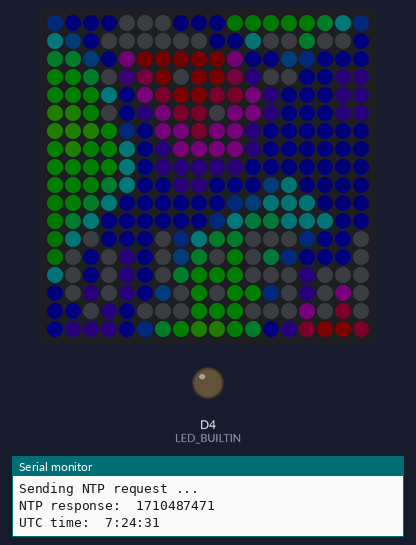
Bench run of a sketch on a simulated ESP8266 (NodeMCU). On the bench: 18×18 RGB LED matrix (first LED top left, wired row by row), output pins drawn as LEDs (lit = HIGH, except the on-board LED, lit = LOW), the last lines printed to the serial monitor. Dim RGB values are drawn brighter than linear; WiFi joins after 1.5 s; servers stay silent unless stated; random numbers use the default seed unless the sketch sets one; not simulated (calls return 0 or success): wifiCredentials.h.

Above: at 1.88 s.
At 11.2 s:
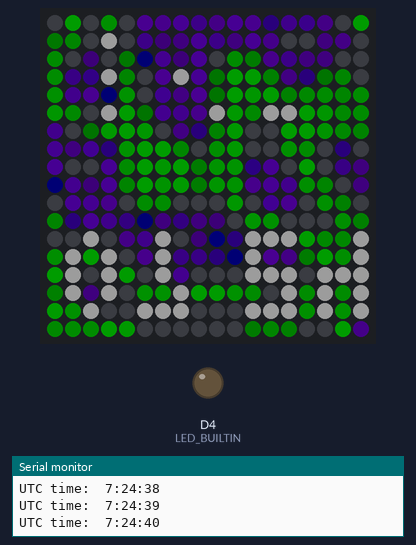
At 20.84 s:
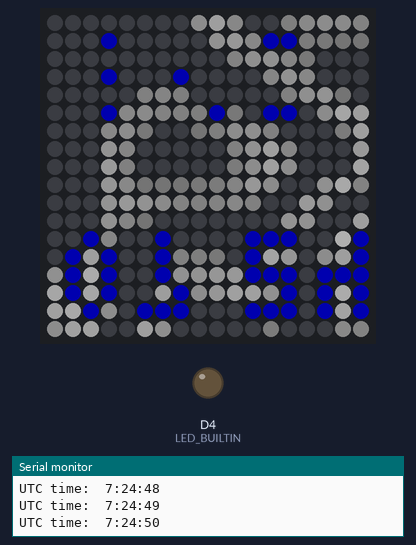
At 39.8 s:
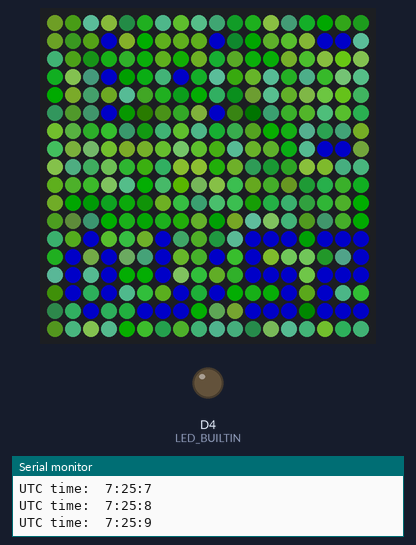
Timing chart, 0 to 40.0 s (numbered marks = the images above):
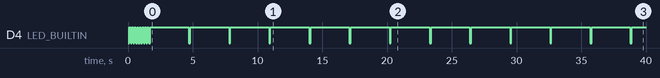

The sketch:

CHAMATRIX-RGB.ino
```cpp
#include <ESP8266WiFi.h>
#include <ESP8266WiFiMulti.h>
#include <ArduinoOTA.h>
#include <WiFiUdp.h>

#include "wifiCredentials.h"
#include "LEDbuildin.h"
#include "MatrixRGB.h"

MatrixRGB CHAMATRIX;

/////////// wifi & web

ESP8266WiFiMulti wifiMulti;      // Create an instance of the ESP8266WiFiMulti class, called 'wifiMulti'
WiFiUDP UDP;                     // Create an instance of the WiFiUDP class to send and receive

const char *OTAName = "CHAMATRIX"; // A name and a password for the OTA service
const char *OTAPassword = "rgb";

IPAddress timeServerIP;          // time.nist.gov NTP server address
const char* NTPServerName = "time.nist.gov";

const int NTP_PACKET_SIZE = 48;  // NTP time stamp is in the first 48 bytes of the message

byte NTPBuffer[NTP_PACKET_SIZE]; // buffer to hold incoming and outgoing packets

/*__________________________________________________________SETUP__________________________________________________________*/

void setup() {
  // blinker led
  setupLEDbuildin();

  // Start the Serial communication to send messages to the computer
  Serial.begin(115200);
  delay(10);

  startWiFi(); // Try to connect to some given access points. Then wait for a connection
  startOTA();  // Start the OTA service
  startUDP(); // for get NTP time

  if(!WiFi.hostByName(NTPServerName, timeServerIP)) { // Get the IP address of the NTP server
    Serial.println("DNS lookup failed. Rebooting.");
    Serial.flush();
    ESP.reset();
  }
  Serial.print("Time server IP:\t");
  Serial.println(timeServerIP);

  Serial.println("\r\nSending NTP request ...");
  sendNTPpacket(timeServerIP);

  ///////////////// MATRIX LED setup
  CHAMATRIX.begin();

  // blink setup finish, heart beat on
  finishSetupLEDbuildin();
}

/*__________________________________________________________LOOP__________________________________________________________*/

unsigned long intervalNTP = 60000; // Request NTP time every minute
unsigned long prevNTP = 0;
unsigned long lastNTPResponse = millis();
uint32_t timeUNIX = 0;
uint32_t OffSetTimeUNIX = -3600*3; //compensar para hora local

unsigned long prevActualTime = 0;

int segs = 11, mins = 0, horas = 0;

void loop() {
  ArduinoOTA.handle();   // listen for OTA events

  ///////////// Get time
  unsigned long currentMillis = millis();

  if (currentMillis - prevNTP > intervalNTP) { // If a minute has passed since last NTP request
    prevNTP = currentMillis;
    Serial.println("\r\nSending NTP request ...");
    sendNTPpacket(timeServerIP);               // Send an NTP request
  }

  uint32_t time = getTime();                   // Check if an NTP response has arrived and get the (UNIX) time
  if (time) {                                  // If a new timestamp has been received
    timeUNIX = time + OffSetTimeUNIX;
    Serial.print("NTP response:\t");
    Serial.println(timeUNIX);
    lastNTPResponse = currentMillis;
  } else if ((currentMillis - lastNTPResponse) > 3600000) {
    Serial.println("More than 1 hour since last NTP response. Rebooting.");
    Serial.flush();
    ESP.reset();
  }

  uint32_t actualTime = timeUNIX + (currentMillis - lastNTPResponse)/1000;
  if (actualTime != prevActualTime && timeUNIX != 0) { // If a second has passed since last print
    prevActualTime = actualTime;
    horas = getHours(actualTime);
    mins = getMinutes(actualTime);
    segs = getSeconds(actualTime);
    Serial.printf("\rUTC time:\t%d:%d:%d   \n", horas, mins, segs);
  }

  // MATRIX RGB
  CHAMATRIX.fondoUpdate();
  CHAMATRIX.setTime(segs, mins, horas);
  CHAMATRIX.mostrarClock();
  //refresh matrix
	CHAMATRIX.refresh();

  // horarios de encendido y apagado
  if (horas == 11 && mins == 0 && segs == 0) {
    CHAMATRIX.encender();
  }else if (horas == 14 && mins == 0 && segs == 0) {
    CHAMATRIX.apagar();
  }else if (horas == 18 && mins == 0 && segs == 0) {
    CHAMATRIX.encender();
  }else if (horas == 23 && mins == 0 && segs == 0) {
    CHAMATRIX.apagar();
  }

}

/*__________________________________________________________SETUP_FUNCTIONS__________________________________________________________*/

void startWiFi() { // Try to connect to some given access points. Then wait for a connection
  wifiMulti.addAP(SSID1, PASSWORD1);
  wifiMulti.addAP(SSID2, PASSWORD2);

  Serial.println("Connecting");
  while (wifiMulti.run() != WL_CONNECTED) {  // Wait for the Wi-Fi to connect
    delay(250);
    Serial.print('.');
  }
  Serial.println("\r\n");
  Serial.print("Connected to ");
  Serial.println(WiFi.SSID());             // Tell us what network we're connected to
  Serial.print("IP address:\t");
  Serial.print(WiFi.localIP());            // Send the IP address of the ESP8266 to the computer
  Serial.println("\r\n");
}

void startUDP() {
  Serial.println("Starting UDP");
  UDP.begin(123);                          // Start listening for UDP messages on port 123
  Serial.print("Local port:\t");
  Serial.println(UDP.localPort());
  Serial.println();
}

void startOTA() { // Start the OTA service
  ArduinoOTA.setHostname(OTAName);
  ArduinoOTA.setPassword(OTAPassword);

  ArduinoOTA.onStart([]() {
    Serial.println("Start");
  });
  ArduinoOTA.onEnd([]() {
    Serial.println("\r\nEnd");
  });
  ArduinoOTA.onProgress([](unsigned int progress, unsigned int total) {
    Serial.printf("Progress: %u%%\r", (progress / (total / 100)));
  });
  ArduinoOTA.onError([](ota_error_t error) {
    Serial.printf("Error[%u]: ", error);
    if (error == OTA_AUTH_ERROR) Serial.println("Auth Failed");
    else if (error == OTA_BEGIN_ERROR) Serial.println("Begin Failed");
    else if (error == OTA_CONNECT_ERROR) Serial.println("Connect Failed");
    else if (error == OTA_RECEIVE_ERROR) Serial.println("Receive Failed");
    else if (error == OTA_END_ERROR) Serial.println("End Failed");
  });
  ArduinoOTA.begin();
  Serial.println("OTA ready\r\n");
}

/*__________________________________________________________HELPER_FUNCTIONS__________________________________________________________*/

uint32_t getTime() {
  if (UDP.parsePacket() == 0) { // If there's no response (yet)
    return 0;
  }
  UDP.read(NTPBuffer, NTP_PACKET_SIZE); // read the packet into the buffer
  // Combine the 4 timestamp bytes into one 32-bit number
  uint32_t NTPTime = (NTPBuffer[40] << 24) | (NTPBuffer[41] << 16) | (NTPBuffer[42] << 8) | NTPBuffer[43];
  // Convert NTP time to a UNIX timestamp:
  // Unix time starts on Jan 1 1970. That's 2208988800 seconds in NTP time:
  const uint32_t seventyYears = 2208988800UL;
  // subtract seventy years:
  uint32_t UNIXTime = NTPTime - seventyYears;
  return UNIXTime;
}

void sendNTPpacket(IPAddress& address) {
  memset(NTPBuffer, 0, NTP_PACKET_SIZE);  // set all bytes in the buffer to 0
  // Initialize values needed to form NTP request
  NTPBuffer[0] = 0b11100011;   // LI, Version, Mode

  // send a packet requesting a timestamp:
  UDP.beginPacket(address, 123); // NTP requests are to port 123
  UDP.write(NTPBuffer, NTP_PACKET_SIZE);
  UDP.endPacket();
}

inline int getSeconds(uint32_t UNIXTime) {
  return UNIXTime % 60;
}

inline int getMinutes(uint32_t UNIXTime) {
  return UNIXTime / 60 % 60;
}

inline int getHours(uint32_t UNIXTime) {
  return UNIXTime / 3600 % 24;
}
```

LEDbuildin.h
```cpp
#include <Ticker.h>
/////////////////// build-in LED control ////////////////////////

// temporizadores LED build-in
Ticker LEDticker;
float timeON = 0.1;
float timeOFF = 0.1;

void blink(){
  // Toggle the LED state
  digitalWrite(LED_BUILTIN, !digitalRead(LED_BUILTIN));
  // Reset the ticker interval
  LEDticker.attach(digitalRead(LED_BUILTIN) ? timeOFF : timeON, blink);
}

void setLEDTimeOnOff(float onTime, float offtime){
  timeON = onTime;
  timeOFF = offtime;
}

void setupLEDbuildin(){
  // initialize digital pin LED_BUILTIN as an output.
  pinMode(LED_BUILTIN, OUTPUT);
  LEDticker.attach(timeOFF, blink);
}

void finishSetupLEDbuildin(){
  setLEDTimeOnOff(0.1, 3);
}
```

MatrixRGB.h
```cpp
#ifndef MATRIXRGB_H
#define MATRIXRGB_H

class MatrixRGB
{
private:
    char brillo;
    bool MatrixON = true;
    int segs = 11, mins = 77, horas = 99;

public:
    MatrixRGB();

    void begin();

    void apagar() { MatrixON = false; }
    void encender() { MatrixON = true; }
    void onOff() { MatrixON ? apagar() : encender(); }
    bool isON() { return MatrixON; }

    void setTime(int s, int m, int h)
    {
        segs = s;
        mins = m;
        horas = h;
    }

    //brilloControl
    void brilloControl();

    ////////////// Fondos animados MATRIX RGB
    void fondoUpdate();
    //////////// sobreescribir sobre fondo
    // clock binario
    void mostrarClock();
    // set color al clock
    void setColorClock(int red, int green, int blue);
    //refresh cambios
    void refresh();
};

#endif //end lib MATRIXRGB_H
```

Source omitted: MatrixRGB.cpp (12369 bytes)

Measured:
- by itself, D4 (LED_BUILTIN): goes 7 × (LOW 0.10 s, HIGH 0.10 s), 12 × (LOW 0.10 s, HIGH 3.0 s), LOW 0.10 s, then HIGH
